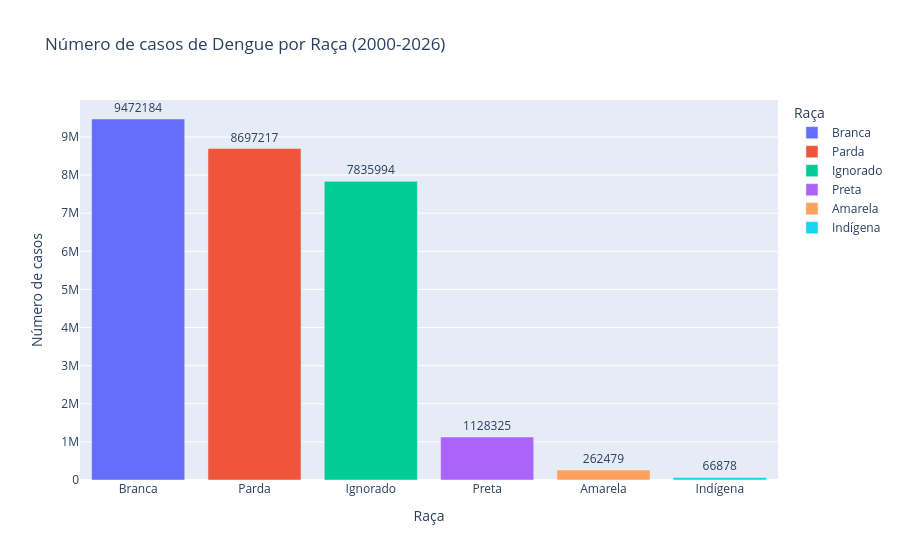

Notebook code cell kept with this figure:
### Code cell
# Contagem dos resultados
raca_counts = (
    cs_raca["CS_RACA"]
    .value_counts()
    .reset_index()
)

raca_counts.columns = ["Raça", "Contagem"]

fig = px.bar(
    raca_counts,
    x="Raça",
    y="Contagem",
    text="Contagem",
    title="Número de casos de Dengue por Raça (2000-2026)",
    labels={
        "Contagem": "Número de casos",
        "Raça": "Raça"
    },
    color="Raça"
)

fig.update_traces(textposition="outside")

fig.show()

### Figure 1 — Plotly figure (JSON) as saved in the notebook; plotly's stock layout.template omitted (floating-point values rounded to 4 significant figures)
{"data": [{"hovertemplate": "Raça=%{x}<br>Número de casos=%{text}<extra></extra>", "legendgroup": "Branca", "marker": {"color": "#636efa", "pattern": {"shape": ""}}, "name": "Branca", "orientation": "v", "showlegend": true, "text": [9472000.0], "textposition": "outside", "type": "bar", "x": ["Branca"], "xaxis": "x", "y": [9472184], "yaxis": "y"}, {"hovertemplate": "Raça=%{x}<br>Número de casos=%{text}<extra></extra>", "legendgroup": "Parda", "marker": {"color": "#EF553B", "pattern": {"shape": ""}}, "name": "Parda", "orientation": "v", "showlegend": true, "text": [8697000.0], "textposition": "outside", "type": "bar", "x": ["Parda"], "xaxis": "x", "y": [8697217], "yaxis": "y"}, {"hovertemplate": "Raça=%{x}<br>Número de casos=%{text}<extra></extra>", "legendgroup": "Ignorado", "marker": {"color": "#00cc96", "pattern": {"shape": ""}}, "name": "Ignorado", "orientation": "v", "showlegend": true, "text": [7836000.0], "textposition": "outside", "type": "bar", "x": ["Ignorado"], "xaxis": "x", "y": [7835994], "yaxis": "y"}, {"hovertemplate": "Raça=%{x}<br>Número de casos=%{text}<extra></extra>", "legendgroup": "Preta", "marker": {"color": "#ab63fa", "pattern": {"shape": ""}}, "name": "Preta", "orientation": "v", "showlegend": true, "text": [1128000.0], "textposition": "outside", "type": "bar", "x": ["Preta"], "xaxis": "x", "y": [1128325], "yaxis": "y"}, {"hovertemplate": "Raça=%{x}<br>Número de casos=%{text}<extra></extra>", "legendgroup": "Amarela", "marker": {"color": "#FFA15A", "pattern": {"shape": ""}}, "name": "Amarela", "orientation": "v", "showlegend": true, "text": [262500.0], "textposition": "outside", "type": "bar", "x": ["Amarela"], "xaxis": "x", "y": [262479], "yaxis": "y"}, {"hovertemplate": "Raça=%{x}<br>Número de casos=%{text}<extra></extra>", "legendgroup": "Indígena", "marker": {"color": "#19d3f3", "pattern": {"shape": ""}}, "name": "Indígena", "orientation": "v", "showlegend": true, "text": [66880.0], "textposition": "outside", "type": "bar", "x": ["Indígena"], "xaxis": "x", "y": [66878], "yaxis": "y"}], "layout": {"barmode": "relative", "legend": {"title": {"text": "Raça"}, "tracegroupgap": 0}, "title": {"text": "Número de casos de Dengue por Raça (2000-2026)"}, "xaxis": {"anchor": "y", "categoryarray": ["Branca", "Parda", "Ignorado", "Preta", "Amarela", "Indígena"], "categoryorder": "array", "domain": [0, 1], "title": {"text": "Raça"}}, "yaxis": {"anchor": "x", "domain": [0, 1], "title": {"text": "Número de casos"}}}}
